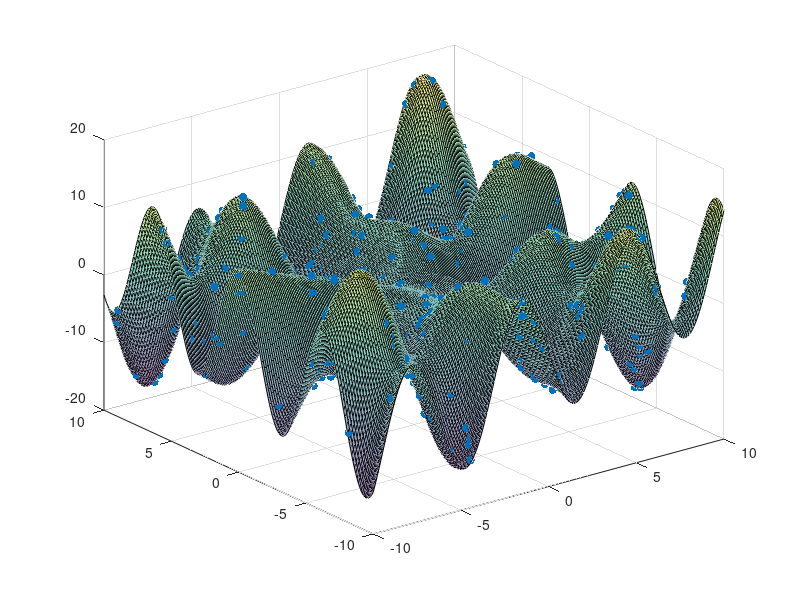

Source code (MATLAB): (Note: this script raises an error after producing the figure.)
clear; close all; clc;
[X,Y] = meshgrid(-10:.1:10);
Z = Y.*sin(X) - X.*cos(Y);

surf(X,Y,Z,'FaceAlpha',0.5)
hold on;

num_points = 20;

X_sampled = 20*rand(num_points) - 10;
Y_sampled = 20*rand(num_points) - 10;
Z_noisy = Y_sampled.*sin(X_sampled) - X_sampled.*cos(Y_sampled) + rand(num_points) - 0.5;

scatter3(X_sampled(:),Y_sampled(:),Z_noisy(:), 'filled')

sigma = 3.5;
noise_std = 0.2;
signal_std = 6.2;
myrbf = rbf('sigma', sigma, 'sigma_n', noise_std, 'sigma_f', signal_std);

mygp = gaussian_process('kernel', myrbf, 'targets', Z_noisy(:));
mygp.set_data([X_sampled(:),Y_sampled(:)]);
mygp.set_grid(201, -10, 10, -10, 10);

tic;
x = mygp.optimize('sigma', 'sigma_n','sigma_f');
toc;

mygp.plot;

%% Matlab comparison
sigma0 = 0.2;
kparams0 = [3.5, 6.2];
tic;
gprMdl = fitrgp([X_sampled(:),Y_sampled(:)],Z_noisy(:),'KernelFunction','squaredexponential',...
     'FitMethod','exact','KernelParameters',kparams0,'Sigma',sigma0);
toc;
 
zpred = predict(gprMdl, [X(:),Y(:)]);
figure
surf(X, Y, reshape(zpred,201,[]));

data = [X_sampled(:),Y_sampled(:),Z_noisy(:)];
save('data2d_gp.dat', 'data', '-ascii')
